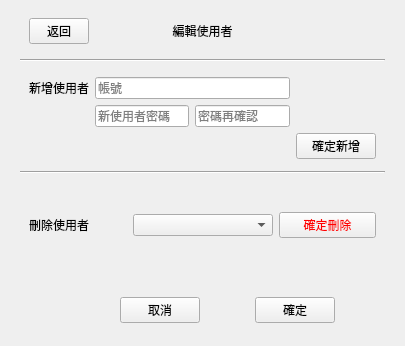
<?xml version="1.0" encoding="UTF-8"?>
<ui version="4.0">
 <class>DialogUser</class>
 <widget class="QDialog" name="DialogUser">
  <property name="geometry">
   <rect>
    <x>0</x>
    <y>0</y>
    <width>405</width>
    <height>346</height>
   </rect>
  </property>
  <property name="windowTitle">
   <string>Dialog</string>
  </property>
  <property name="styleSheet">
   <string notr="true">font: 14px &quot;Microsoft JhengHei UI&quot;;</string>
  </property>
  <layout class="QVBoxLayout" name="verticalLayout">
   <property name="spacing">
    <number>0</number>
   </property>
   <property name="topMargin">
    <number>0</number>
   </property>
   <item>
    <widget class="QStackedWidget" name="stackedWidget">
     <property name="currentIndex">
      <number>3</number>
     </property>
     <widget class="QWidget" name="page">
      <layout class="QGridLayout" name="gridLayout_2">
       <item row="2" column="1">
        <widget class="QPushButton" name="btnPassword">
         <property name="maximumSize">
          <size>
           <width>1000000</width>
           <height>16777215</height>
          </size>
         </property>
         <property name="focusPolicy">
          <enum>Qt::NoFocus</enum>
         </property>
         <property name="text">
          <string>變更密碼</string>
         </property>
        </widget>
       </item>
       <item row="0" column="1">
        <widget class="QLabel" name="lbUser">
         <property name="sizePolicy">
          <sizepolicy hsizetype="Preferred" vsizetype="Fixed">
           <horstretch>0</horstretch>
           <verstretch>0</verstretch>
          </sizepolicy>
         </property>
         <property name="styleSheet">
          <string notr="true">font: 16px &quot;Microsoft JhengHei UI&quot;;</string>
         </property>
         <property name="text">
          <string>使用者</string>
         </property>
         <property name="alignment">
          <set>Qt::AlignCenter</set>
         </property>
        </widget>
       </item>
       <item row="2" column="0">
        <spacer name="horizontalSpacer_5">
         <property name="orientation">
          <enum>Qt::Horizontal</enum>
         </property>
         <property name="sizeHint" stdset="0">
          <size>
           <width>40</width>
           <height>20</height>
          </size>
         </property>
        </spacer>
       </item>
       <item row="4" column="1">
        <widget class="QPushButton" name="btnEditUser">
         <property name="focusPolicy">
          <enum>Qt::NoFocus</enum>
         </property>
         <property name="text">
          <string>編輯使用者</string>
         </property>
        </widget>
       </item>
       <item row="3" column="1">
        <widget class="QPushButton" name="btnSetClass">
         <property name="focusPolicy">
          <enum>Qt::NoFocus</enum>
         </property>
         <property name="text">
          <string>設定分類</string>
         </property>
        </widget>
       </item>
       <item row="2" column="2">
        <spacer name="horizontalSpacer_6">
         <property name="orientation">
          <enum>Qt::Horizontal</enum>
         </property>
         <property name="sizeHint" stdset="0">
          <size>
           <width>40</width>
           <height>20</height>
          </size>
         </property>
        </spacer>
       </item>
       <item row="1" column="0" colspan="3">
        <widget class="Line" name="line">
         <property name="orientation">
          <enum>Qt::Horizontal</enum>
         </property>
        </widget>
       </item>
      </layout>
     </widget>
     <widget class="QWidget" name="pagePassword">
      <layout class="QGridLayout" name="gridLayout_3">
       <property name="topMargin">
        <number>9</number>
       </property>
       <property name="verticalSpacing">
        <number>6</number>
       </property>
       <item row="0" column="0" colspan="5">
        <widget class="QWidget" name="widget_4" native="true">
         <property name="sizePolicy">
          <sizepolicy hsizetype="Preferred" vsizetype="Fixed">
           <horstretch>0</horstretch>
           <verstretch>0</verstretch>
          </sizepolicy>
         </property>
         <layout class="QHBoxLayout" name="horizontalLayout_2">
          <item>
           <widget class="QPushButton" name="btnBack0">
            <property name="sizePolicy">
             <sizepolicy hsizetype="Fixed" vsizetype="Fixed">
              <horstretch>0</horstretch>
              <verstretch>0</verstretch>
             </sizepolicy>
            </property>
            <property name="minimumSize">
             <size>
              <width>60</width>
              <height>0</height>
             </size>
            </property>
            <property name="maximumSize">
             <size>
              <width>60</width>
              <height>16777215</height>
             </size>
            </property>
            <property name="text">
             <string>返回</string>
            </property>
           </widget>
          </item>
          <item>
           <widget class="QLabel" name="label_7">
            <property name="styleSheet">
             <string notr="true">font: 16pt &quot;Microsoft JhengHei UI&quot;;</string>
            </property>
            <property name="text">
             <string>變更密碼</string>
            </property>
            <property name="alignment">
             <set>Qt::AlignCenter</set>
            </property>
           </widget>
          </item>
          <item>
           <widget class="QWidget" name="widget_5" native="true">
            <property name="minimumSize">
             <size>
              <width>60</width>
              <height>0</height>
             </size>
            </property>
            <property name="maximumSize">
             <size>
              <width>60</width>
              <height>16777215</height>
             </size>
            </property>
           </widget>
          </item>
         </layout>
        </widget>
       </item>
       <item row="5" column="1">
        <widget class="QLabel" name="label_3">
         <property name="text">
          <string>再確認新密碼:</string>
         </property>
        </widget>
       </item>
       <item row="5" column="3">
        <widget class="QLabel" name="lbMsg0_2">
         <property name="styleSheet">
          <string notr="true">color: rgb(255, 0, 0);</string>
         </property>
         <property name="text">
          <string/>
         </property>
        </widget>
       </item>
       <item row="3" column="3">
        <widget class="QLabel" name="lbMsg0_0">
         <property name="minimumSize">
          <size>
           <width>80</width>
           <height>0</height>
          </size>
         </property>
         <property name="styleSheet">
          <string notr="true">color: rgb(255, 0, 0);</string>
         </property>
         <property name="text">
          <string/>
         </property>
        </widget>
       </item>
       <item row="3" column="1">
        <widget class="QLabel" name="label">
         <property name="text">
          <string>請輸入密碼:</string>
         </property>
        </widget>
       </item>
       <item row="7" column="1" colspan="2">
        <spacer name="verticalSpacer">
         <property name="orientation">
          <enum>Qt::Vertical</enum>
         </property>
         <property name="sizeHint" stdset="0">
          <size>
           <width>20</width>
           <height>40</height>
          </size>
         </property>
        </spacer>
       </item>
       <item row="4" column="3">
        <widget class="QLabel" name="lbMsg0_1">
         <property name="styleSheet">
          <string notr="true">color: rgb(255, 0, 0);</string>
         </property>
         <property name="text">
          <string/>
         </property>
        </widget>
       </item>
       <item row="5" column="2">
        <widget class="QLineEdit" name="txtCheck">
         <property name="maximumSize">
          <size>
           <width>160</width>
           <height>16777215</height>
          </size>
         </property>
         <property name="echoMode">
          <enum>QLineEdit::Password</enum>
         </property>
        </widget>
       </item>
       <item row="1" column="0" colspan="5">
        <widget class="Line" name="line_2">
         <property name="orientation">
          <enum>Qt::Horizontal</enum>
         </property>
        </widget>
       </item>
       <item row="4" column="1">
        <widget class="QLabel" name="label_2">
         <property name="text">
          <string>請設定新密碼:</string>
         </property>
        </widget>
       </item>
       <item row="3" column="0" rowspan="2">
        <widget class="QWidget" name="widget_2" native="true">
         <property name="minimumSize">
          <size>
           <width>30</width>
           <height>0</height>
          </size>
         </property>
         <property name="maximumSize">
          <size>
           <width>30</width>
           <height>16777215</height>
          </size>
         </property>
        </widget>
       </item>
       <item row="3" column="4" rowspan="2">
        <widget class="QWidget" name="widget_3" native="true">
         <property name="minimumSize">
          <size>
           <width>20</width>
           <height>0</height>
          </size>
         </property>
         <property name="maximumSize">
          <size>
           <width>20</width>
           <height>16777215</height>
          </size>
         </property>
        </widget>
       </item>
       <item row="6" column="1" colspan="3">
        <widget class="QWidget" name="widget_11" native="true">
         <property name="minimumSize">
          <size>
           <width>100</width>
           <height>40</height>
          </size>
         </property>
        </widget>
       </item>
       <item row="4" column="2">
        <widget class="QLineEdit" name="txtNew">
         <property name="maximumSize">
          <size>
           <width>160</width>
           <height>16777215</height>
          </size>
         </property>
         <property name="echoMode">
          <enum>QLineEdit::Password</enum>
         </property>
        </widget>
       </item>
       <item row="3" column="2">
        <widget class="QLineEdit" name="txtOld">
         <property name="maximumSize">
          <size>
           <width>160</width>
           <height>16777215</height>
          </size>
         </property>
         <property name="echoMode">
          <enum>QLineEdit::Password</enum>
         </property>
        </widget>
       </item>
       <item row="2" column="1">
        <widget class="QWidget" name="widget_12" native="true">
         <property name="minimumSize">
          <size>
           <width>0</width>
           <height>20</height>
          </size>
         </property>
        </widget>
       </item>
      </layout>
     </widget>
     <widget class="QWidget" name="pageClass">
      <layout class="QGridLayout" name="gridLayout_4">
       <item row="2" column="0">
        <widget class="QWidget" name="widget_8" native="true">
         <layout class="QGridLayout" name="gridLayout">
          <item row="1" column="2">
           <widget class="QPushButton" name="btnAddClass">
            <property name="text">
             <string>新增分類</string>
            </property>
           </widget>
          </item>
          <item row="0" column="2">
           <widget class="QPushButton" name="btnDelClass">
            <property name="text">
             <string>刪除分類</string>
            </property>
           </widget>
          </item>
          <item row="0" column="0">
           <widget class="QWidget" name="widget_9" native="true">
            <property name="minimumSize">
             <size>
              <width>30</width>
              <height>0</height>
             </size>
            </property>
            <property name="maximumSize">
             <size>
              <width>30</width>
              <height>16777215</height>
             </size>
            </property>
           </widget>
          </item>
          <item row="0" column="1">
           <widget class="QComboBox" name="cbClass"/>
          </item>
          <item row="1" column="1">
           <widget class="QLineEdit" name="txAddClass"/>
          </item>
          <item row="0" column="3">
           <widget class="QWidget" name="widget_10" native="true">
            <property name="minimumSize">
             <size>
              <width>30</width>
              <height>0</height>
             </size>
            </property>
            <property name="maximumSize">
             <size>
              <width>30</width>
              <height>16777215</height>
             </size>
            </property>
           </widget>
          </item>
         </layout>
        </widget>
       </item>
       <item row="0" column="0">
        <widget class="QWidget" name="widget_6" native="true">
         <property name="sizePolicy">
          <sizepolicy hsizetype="Preferred" vsizetype="Fixed">
           <horstretch>0</horstretch>
           <verstretch>0</verstretch>
          </sizepolicy>
         </property>
         <layout class="QHBoxLayout" name="horizontalLayout_3">
          <item>
           <widget class="QPushButton" name="btnBack1">
            <property name="sizePolicy">
             <sizepolicy hsizetype="Fixed" vsizetype="Fixed">
              <horstretch>0</horstretch>
              <verstretch>0</verstretch>
             </sizepolicy>
            </property>
            <property name="minimumSize">
             <size>
              <width>60</width>
              <height>0</height>
             </size>
            </property>
            <property name="maximumSize">
             <size>
              <width>60</width>
              <height>16777215</height>
             </size>
            </property>
            <property name="text">
             <string>返回</string>
            </property>
           </widget>
          </item>
          <item>
           <widget class="QLabel" name="label_8">
            <property name="styleSheet">
             <string notr="true">font: 16pt &quot;Microsoft JhengHei UI&quot;;</string>
            </property>
            <property name="text">
             <string>設定分類</string>
            </property>
            <property name="alignment">
             <set>Qt::AlignCenter</set>
            </property>
           </widget>
          </item>
          <item>
           <widget class="QWidget" name="widget_7" native="true">
            <property name="minimumSize">
             <size>
              <width>60</width>
              <height>0</height>
             </size>
            </property>
            <property name="maximumSize">
             <size>
              <width>60</width>
              <height>16777215</height>
             </size>
            </property>
           </widget>
          </item>
         </layout>
        </widget>
       </item>
       <item row="1" column="0">
        <widget class="Line" name="line_3">
         <property name="orientation">
          <enum>Qt::Horizontal</enum>
         </property>
        </widget>
       </item>
      </layout>
     </widget>
     <widget class="QWidget" name="pageAddUser">
      <layout class="QGridLayout" name="gridLayout_5">
       <item row="2" column="0">
        <widget class="QWidget" name="widget_15" native="true">
         <layout class="QVBoxLayout" name="verticalLayout_2">
          <property name="spacing">
           <number>0</number>
          </property>
          <property name="leftMargin">
           <number>0</number>
          </property>
          <property name="topMargin">
           <number>0</number>
          </property>
          <property name="rightMargin">
           <number>0</number>
          </property>
          <property name="bottomMargin">
           <number>0</number>
          </property>
          <item>
           <widget class="QWidget" name="widget_16" native="true">
            <layout class="QGridLayout" name="gridLayout_7">
             <property name="leftMargin">
              <number>9</number>
             </property>
             <property name="rightMargin">
              <number>9</number>
             </property>
             <item row="0" column="0">
              <widget class="QLabel" name="label_4">
               <property name="text">
                <string>新增使用者</string>
               </property>
              </widget>
             </item>
             <item row="1" column="1">
              <widget class="QLineEdit" name="txAddPass">
               <property name="placeholderText">
                <string>新使用者密碼</string>
               </property>
              </widget>
             </item>
             <item row="1" column="2">
              <widget class="QLineEdit" name="txAddPass_2">
               <property name="placeholderText">
                <string>密碼再確認</string>
               </property>
              </widget>
             </item>
             <item row="2" column="1" colspan="2">
              <widget class="QLabel" name="lbAddMsg">
               <property name="styleSheet">
                <string notr="true">color: rgb(255, 0, 0);</string>
               </property>
               <property name="text">
                <string/>
               </property>
               <property name="alignment">
                <set>Qt::AlignCenter</set>
               </property>
              </widget>
             </item>
             <item row="2" column="3">
              <widget class="QPushButton" name="btnAddUser">
               <property name="text">
                <string>確定新增</string>
               </property>
              </widget>
             </item>
             <item row="0" column="1" colspan="2">
              <widget class="QLineEdit" name="txUser">
               <property name="placeholderText">
                <string>帳號</string>
               </property>
              </widget>
             </item>
            </layout>
           </widget>
          </item>
          <item>
           <widget class="Line" name="line_5">
            <property name="orientation">
             <enum>Qt::Horizontal</enum>
            </property>
           </widget>
          </item>
          <item>
           <widget class="QWidget" name="widget_18" native="true">
            <property name="minimumSize">
             <size>
              <width>160</width>
              <height>0</height>
             </size>
            </property>
            <layout class="QGridLayout" name="gridLayout_6">
             <item row="0" column="2">
              <widget class="QPushButton" name="btnDelUser">
               <property name="styleSheet">
                <string notr="true">color: rgb(255, 0, 0);</string>
               </property>
               <property name="text">
                <string>確定刪除</string>
               </property>
              </widget>
             </item>
             <item row="0" column="1">
              <widget class="QComboBox" name="cbUser">
               <property name="minimumSize">
                <size>
                 <width>140</width>
                 <height>0</height>
                </size>
               </property>
               <property name="maximumSize">
                <size>
                 <width>140</width>
                 <height>16777215</height>
                </size>
               </property>
              </widget>
             </item>
             <item row="0" column="0">
              <widget class="QLabel" name="label_6">
               <property name="text">
                <string>刪除使用者</string>
               </property>
              </widget>
             </item>
            </layout>
           </widget>
          </item>
         </layout>
        </widget>
       </item>
       <item row="0" column="0">
        <widget class="QWidget" name="widget_13" native="true">
         <property name="sizePolicy">
          <sizepolicy hsizetype="Preferred" vsizetype="Fixed">
           <horstretch>0</horstretch>
           <verstretch>0</verstretch>
          </sizepolicy>
         </property>
         <layout class="QHBoxLayout" name="horizontalLayout_4">
          <item>
           <widget class="QPushButton" name="btnBack2">
            <property name="sizePolicy">
             <sizepolicy hsizetype="Fixed" vsizetype="Fixed">
              <horstretch>0</horstretch>
              <verstretch>0</verstretch>
             </sizepolicy>
            </property>
            <property name="minimumSize">
             <size>
              <width>60</width>
              <height>0</height>
             </size>
            </property>
            <property name="maximumSize">
             <size>
              <width>60</width>
              <height>16777215</height>
             </size>
            </property>
            <property name="text">
             <string>返回</string>
            </property>
           </widget>
          </item>
          <item>
           <widget class="QLabel" name="label_9">
            <property name="styleSheet">
             <string notr="true">font: 16pt &quot;Microsoft JhengHei UI&quot;;</string>
            </property>
            <property name="text">
             <string>編輯使用者</string>
            </property>
            <property name="alignment">
             <set>Qt::AlignCenter</set>
            </property>
           </widget>
          </item>
          <item>
           <widget class="QWidget" name="widget_14" native="true">
            <property name="minimumSize">
             <size>
              <width>60</width>
              <height>0</height>
             </size>
            </property>
            <property name="maximumSize">
             <size>
              <width>60</width>
              <height>16777215</height>
             </size>
            </property>
           </widget>
          </item>
         </layout>
        </widget>
       </item>
       <item row="1" column="0">
        <widget class="Line" name="line_4">
         <property name="orientation">
          <enum>Qt::Horizontal</enum>
         </property>
        </widget>
       </item>
      </layout>
     </widget>
    </widget>
   </item>
   <item>
    <widget class="QWidget" name="widget" native="true">
     <property name="minimumSize">
      <size>
       <width>0</width>
       <height>50</height>
      </size>
     </property>
     <property name="maximumSize">
      <size>
       <width>16777215</width>
       <height>50</height>
      </size>
     </property>
     <layout class="QHBoxLayout" name="horizontalLayout">
      <item>
       <spacer name="horizontalSpacer_2">
        <property name="orientation">
         <enum>Qt::Horizontal</enum>
        </property>
        <property name="sizeHint" stdset="0">
         <size>
          <width>40</width>
          <height>20</height>
         </size>
        </property>
       </spacer>
      </item>
      <item>
       <spacer name="horizontalSpacer_4">
        <property name="orientation">
         <enum>Qt::Horizontal</enum>
        </property>
        <property name="sizeHint" stdset="0">
         <size>
          <width>40</width>
          <height>20</height>
         </size>
        </property>
       </spacer>
      </item>
      <item>
       <widget class="QPushButton" name="btnCancel">
        <property name="text">
         <string>取消</string>
        </property>
       </widget>
      </item>
      <item>
       <spacer name="horizontalSpacer">
        <property name="orientation">
         <enum>Qt::Horizontal</enum>
        </property>
        <property name="sizeHint" stdset="0">
         <size>
          <width>40</width>
          <height>20</height>
         </size>
        </property>
       </spacer>
      </item>
      <item>
       <widget class="QPushButton" name="btnOk">
        <property name="text">
         <string>確定</string>
        </property>
       </widget>
      </item>
      <item>
       <spacer name="horizontalSpacer_3">
        <property name="orientation">
         <enum>Qt::Horizontal</enum>
        </property>
        <property name="sizeHint" stdset="0">
         <size>
          <width>40</width>
          <height>20</height>
         </size>
        </property>
       </spacer>
      </item>
     </layout>
    </widget>
   </item>
  </layout>
 </widget>
 <resources/>
 <connections/>
</ui>
